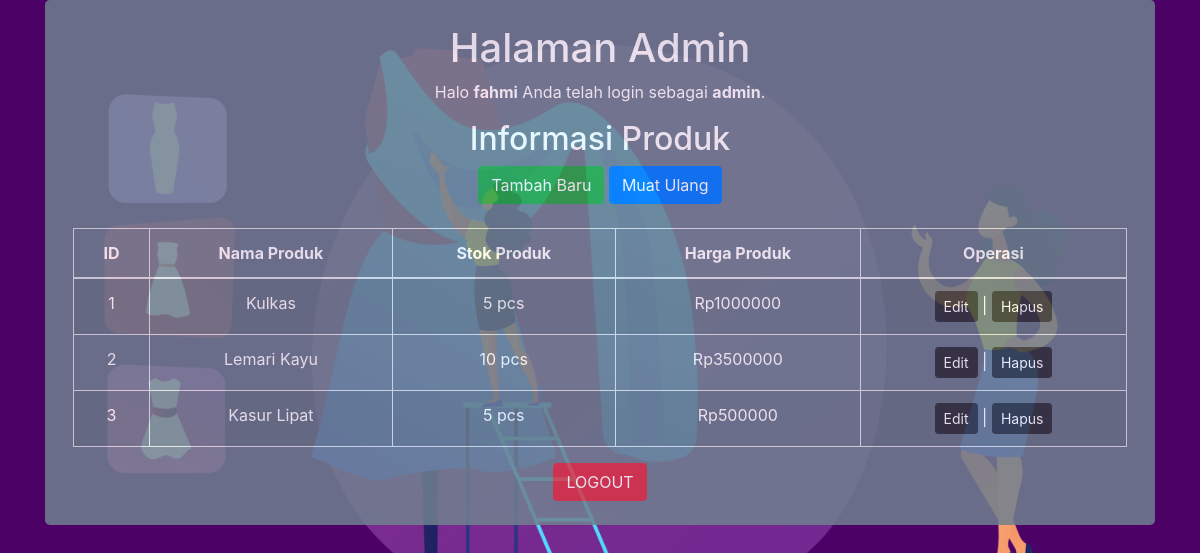
Page /halaman_admin.php (signed in) on the committed database.
### tables this page shows
CREATE TABLE `produk` (
  `id_produk` int(11) NOT NULL,
  `nama_produk` varchar(100) NOT NULL,
  `stok_produk` int(11) NOT NULL,
  `harga_produk` int(11) NOT NULL
);

### halaman_admin.php (the view, shortened to what this page needs)
<!DOCTYPE html>
<html lang="en">
<head>
    <link rel="stylesheet" href="css/bootstrap.min.css">
</head>
<body style="background-image:url(img/landing.png); background-size:cover">
    <div class="container">
        <div class="rounded-lg" style="position: auto; left: 25%; right: 25%; color: white; text-align: center; background-color:slategray; opacity: 85%;">
			<br><h1>Halaman Admin</h1>
			<p>Halo <b><?php echo $_SESSION['nama_user']; ?></b> Anda telah login sebagai <b><?php echo $_SESSION['role_user']; ?></b>.</p>
			<div class="page-header clearfix">
                <h2 class="pull-left">Informasi Produk</h2>
                <a href="create.php" class="btn btn-success pull-right">Tambah Baru</a>
                <a href="halaman_admin.php" class="btn btn-primary pull-right">Muat Ulang</a>
            </div>
            <?php
               	require_once "config.php";
                $sql = "SELECT * FROM produk";
                if($result = mysqli_query($link, $sql)){
                    if(mysqli_num_rows($result) > 0){
                        echo "<br><table align='center' class='table table-bordered table-striped' style='color: white; width: 95%;'>";
                            echo "<thead>";
                                echo "<tr>";
                                    echo "<th>ID</th>";
                                    echo "<th>Nama Produk</th>";
									echo "<th>Stok Produk</th>";
									echo "<th>Harga Produk</th>";
									echo "<th>Operasi</th>";
                                echo "</tr>";
                            echo "</thead>";
                            echo "<tbody>";
                            while($row = mysqli_fetch_array($result)){
                                echo "<tr>";
                                    echo "<td>" . $row['id_produk'] . "</td>";
                                    echo "<td>" . $row['nama_produk'] . "</td>";
                                    echo "<td>" . $row['stok_produk'] . " pcs</td>";
                                    echo "<td>Rp" . $row['harga_produk'] . "</td>";
                                    echo "<td>";
										echo "<a type='button' href='update.php?id=". $row['id_produk'] ."' title='Edit' data-toggle='tooltip' class='btn btn-dark btn-sm'>Edit</a><span> | </span>";
                                	    echo "<a type='button' href='delete.php?id=". $row['id_produk'] ."' title='Hapus' data-toggle='tooltip' class='btn btn-dark btn-sm'>Hapus</a>";
                                    echo "</td>";
                                echo "</tr>";
                            }
                            echo "</tbody>";
                        echo "</table>";
                    } else{
                        echo "<p class='lead'><em>Tidak ada data.</em></p>";
                    }
                } else{
                }
        	?>
			<center><a type="button" class="btn btn-danger" href="logout.php">LOGOUT</a><br/><br/></center>
		</div>
	</div>
</body>
</html>

### rows in the picture
produk: id_produk "1", nama_produk "Kulkas", stok_produk "5", harga_produk "1000000"
produk: id_produk "2", nama_produk "Lemari Kayu", stok_produk "10", harga_produk "3500000"
produk: id_produk "3", nama_produk "Kasur Lipat", stok_produk "5", harga_produk "500000"

### other values in the picture
$_SESSION['nama_user'] "fahmi"
$_SESSION['role_user'] "admin"
